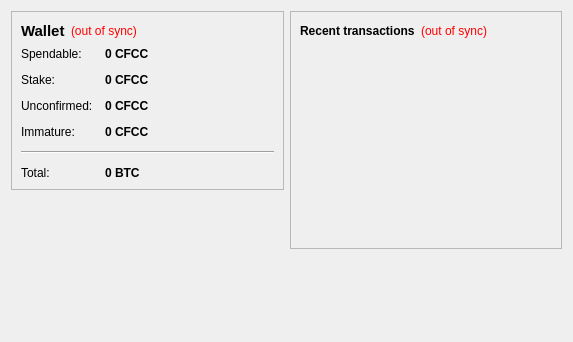
<?xml version="1.0" encoding="UTF-8"?>
<ui version="4.0">
 <class>OverviewPage</class>
 <widget class="QWidget" name="OverviewPage">
  <property name="geometry">
   <rect>
    <x>0</x>
    <y>0</y>
    <width>573</width>
    <height>342</height>
   </rect>
  </property>
  <property name="windowTitle">
   <string>Form</string>
  </property>
  <layout class="QHBoxLayout" name="horizontalLayout" stretch="1,1">
   <item>
    <layout class="QVBoxLayout" name="verticalLayout_2">
     <item>
      <widget class="QFrame" name="frame">
       <property name="frameShape">
        <enum>QFrame::StyledPanel</enum>
       </property>
       <property name="frameShadow">
        <enum>QFrame::Raised</enum>
       </property>
       <layout class="QVBoxLayout" name="verticalLayout_4">
        <item>
         <layout class="QHBoxLayout" name="horizontalLayout_4">
          <item>
           <widget class="QLabel" name="label_5">
            <property name="font">
             <font>
              <pointsize>11</pointsize>
              <weight>75</weight>
              <bold>true</bold>
             </font>
            </property>
            <property name="text">
             <string>Wallet</string>
            </property>
           </widget>
          </item>
          <item>
           <widget class="QLabel" name="labelWalletStatus">
            <property name="toolTip">
             <string>The displayed information may be out of date. Your wallet automatically synchronizes with the CryptoFightClub network after a connection is established, but this process has not completed yet.</string>
            </property>
            <property name="styleSheet">
             <string notr="true">QLabel { color: red; }</string>
            </property>
            <property name="text">
             <string notr="true">(out of sync)</string>
            </property>
            <property name="alignment">
             <set>Qt::AlignLeading|Qt::AlignLeft|Qt::AlignVCenter</set>
            </property>
           </widget>
          </item>
          <item>
           <spacer name="horizontalSpacer_2">
            <property name="orientation">
             <enum>Qt::Horizontal</enum>
            </property>
            <property name="sizeHint" stdset="0">
             <size>
              <width>40</width>
              <height>20</height>
             </size>
            </property>
           </spacer>
          </item>
         </layout>
        </item>
        <item>
         <layout class="QFormLayout" name="formLayout_2">
          <property name="fieldGrowthPolicy">
           <enum>QFormLayout::AllNonFixedFieldsGrow</enum>
          </property>
          <property name="horizontalSpacing">
           <number>12</number>
          </property>
          <property name="verticalSpacing">
           <number>12</number>
          </property>
          <item row="0" column="0">
           <widget class="QLabel" name="label">
            <property name="text">
             <string>Spendable:</string>
            </property>
           </widget>
          </item>
          <item row="0" column="1">
           <widget class="QLabel" name="labelBalance">
            <property name="font">
             <font>
              <weight>75</weight>
              <bold>true</bold>
             </font>
            </property>
            <property name="cursor">
             <cursorShape>IBeamCursor</cursorShape>
            </property>
            <property name="toolTip">
             <string>Your current spendable balance</string>
            </property>
            <property name="text">
             <string notr="true">0 CFCC</string>
            </property>
            <property name="textInteractionFlags">
             <set>Qt::LinksAccessibleByMouse|Qt::TextSelectableByKeyboard|Qt::TextSelectableByMouse</set>
            </property>
           </widget>
          </item>
          <item row="1" column="0">
           <widget class="QLabel" name="label_6">
            <property name="text">
             <string>Stake:</string>
            </property>
           </widget>
          </item>
          <item row="1" column="1">
           <widget class="QLabel" name="labelStake">
            <property name="font">
             <font>
              <weight>75</weight>
              <bold>true</bold>
             </font>
            </property>
            <property name="cursor">
             <cursorShape>IBeamCursor</cursorShape>
            </property>
            <property name="toolTip">
             <string>Total of coins that was staked, and do not yet count toward the current balance</string>
            </property>
            <property name="text">
             <string notr="true">0 CFCC</string>
            </property>
            <property name="textInteractionFlags">
             <set>Qt::LinksAccessibleByMouse|Qt::TextSelectableByKeyboard|Qt::TextSelectableByMouse</set>
            </property>
           </widget>
          </item>
          <item row="2" column="0">
           <widget class="QLabel" name="label_3">
            <property name="text">
             <string>Unconfirmed:</string>
            </property>
           </widget>
          </item>
          <item row="2" column="1">
           <widget class="QLabel" name="labelUnconfirmed">
            <property name="font">
             <font>
              <weight>75</weight>
              <bold>true</bold>
             </font>
            </property>
            <property name="cursor">
             <cursorShape>IBeamCursor</cursorShape>
            </property>
            <property name="toolTip">
             <string>Total of transactions that have yet to be confirmed, and do not yet count toward the current balance</string>
            </property>
            <property name="text">
             <string notr="true">0 CFCC</string>
            </property>
            <property name="textInteractionFlags">
             <set>Qt::LinksAccessibleByMouse|Qt::TextSelectableByKeyboard|Qt::TextSelectableByMouse</set>
            </property>
           </widget>
          </item>
          <item row="3" column="0">
           <widget class="QLabel" name="labelImmatureText">
            <property name="text">
             <string>Immature:</string>
            </property>
           </widget>
          </item>
          <item row="3" column="1">
           <widget class="QLabel" name="labelImmature">
            <property name="font">
             <font>
              <weight>75</weight>
              <bold>true</bold>
             </font>
            </property>
            <property name="toolTip">
             <string>Mined balance that has not yet matured</string>
            </property>
            <property name="text">
             <string notr="true">0 CFCC</string>
            </property>
            <property name="textInteractionFlags">
             <set>Qt::LinksAccessibleByMouse|Qt::TextSelectableByKeyboard|Qt::TextSelectableByMouse</set>
            </property>
           </widget>
          </item>
          <item row="4" column="0" colspan="2">
           <widget class="Line" name="line">
            <property name="orientation">
             <enum>Qt::Horizontal</enum>
            </property>
           </widget>
          </item>
          <item row="5" column="0">
           <widget class="QLabel" name="labelTotalText">
            <property name="text">
             <string>Total:</string>
            </property>
           </widget>
          </item>
          <item row="5" column="1">
           <widget class="QLabel" name="labelTotal">
            <property name="font">
             <font>
              <weight>75</weight>
              <bold>true</bold>
             </font>
            </property>
            <property name="cursor">
             <cursorShape>IBeamCursor</cursorShape>
            </property>
            <property name="toolTip">
             <string>Your current total balance</string>
            </property>
            <property name="text">
             <string notr="true">0 BTC</string>
            </property>
            <property name="textInteractionFlags">
             <set>Qt::LinksAccessibleByMouse|Qt::TextSelectableByKeyboard|Qt::TextSelectableByMouse</set>
            </property>
           </widget>
          </item>
         </layout>
        </item>
       </layout>
      </widget>
     </item>
     <item>
      <spacer name="verticalSpacer">
       <property name="orientation">
        <enum>Qt::Vertical</enum>
       </property>
       <property name="sizeHint" stdset="0">
        <size>
         <width>20</width>
         <height>40</height>
        </size>
       </property>
      </spacer>
     </item>
    </layout>
   </item>
   <item>
    <layout class="QVBoxLayout" name="verticalLayout_3">
     <item>
      <widget class="QFrame" name="frame_2">
       <property name="frameShape">
        <enum>QFrame::StyledPanel</enum>
       </property>
       <property name="frameShadow">
        <enum>QFrame::Raised</enum>
       </property>
       <layout class="QVBoxLayout" name="verticalLayout">
        <item>
         <layout class="QHBoxLayout" name="horizontalLayout_2">
          <item>
           <widget class="QLabel" name="label_4">
            <property name="text">
             <string>&lt;b&gt;Recent transactions&lt;/b&gt;</string>
            </property>
           </widget>
          </item>
          <item>
           <widget class="QLabel" name="labelTransactionsStatus">
            <property name="toolTip">
             <string>The displayed information may be out of date. Your wallet automatically synchronizes with the CryptoFightClub network after a connection is established, but this process has not completed yet.</string>
            </property>
            <property name="styleSheet">
             <string notr="true">QLabel { color: red; }</string>
            </property>
            <property name="text">
             <string notr="true">(out of sync)</string>
            </property>
            <property name="alignment">
             <set>Qt::AlignRight|Qt::AlignTrailing|Qt::AlignVCenter</set>
            </property>
           </widget>
          </item>
          <item>
           <spacer name="horizontalSpacer">
            <property name="orientation">
             <enum>Qt::Horizontal</enum>
            </property>
            <property name="sizeHint" stdset="0">
             <size>
              <width>40</width>
              <height>20</height>
             </size>
            </property>
           </spacer>
          </item>
         </layout>
        </item>
        <item>
         <widget class="QListView" name="listTransactions">
          <property name="styleSheet">
           <string notr="true">QListView { background: transparent; }</string>
          </property>
          <property name="frameShape">
           <enum>QFrame::NoFrame</enum>
          </property>
          <property name="verticalScrollBarPolicy">
           <enum>Qt::ScrollBarAlwaysOff</enum>
          </property>
          <property name="horizontalScrollBarPolicy">
           <enum>Qt::ScrollBarAlwaysOff</enum>
          </property>
          <property name="selectionMode">
           <enum>QAbstractItemView::NoSelection</enum>
          </property>
         </widget>
        </item>
       </layout>
      </widget>
     </item>
     <item>
      <spacer name="verticalSpacer_2">
       <property name="orientation">
        <enum>Qt::Vertical</enum>
       </property>
       <property name="sizeHint" stdset="0">
        <size>
         <width>20</width>
         <height>40</height>
        </size>
       </property>
      </spacer>
     </item>
    </layout>
   </item>
  </layout>
 </widget>
 <resources/>
 <connections/>
</ui>
